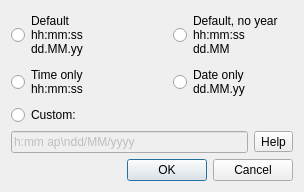
<?xml version="1.0" encoding="UTF-8"?>
<ui version="4.0">
 <class>AxisTickFormatDialog</class>
 <widget class="QDialog" name="AxisTickFormatDialog">
  <property name="geometry">
   <rect>
    <x>0</x>
    <y>0</y>
    <width>304</width>
    <height>190</height>
   </rect>
  </property>
  <property name="windowTitle">
   <string>X Axis Tick Format</string>
  </property>
  <layout class="QGridLayout" name="gridLayout">
   <item row="0" column="0">
    <layout class="QGridLayout" name="gridLayout_2">
     <item row="5" column="3">
      <widget class="QToolButton" name="pbHelp">
       <property name="text">
        <string>Help</string>
       </property>
      </widget>
     </item>
     <item row="0" column="2" colspan="2">
      <widget class="QRadioButton" name="rbDefaultNoYear">
       <property name="text">
        <string>Default, no year
hh:mm:ss
dd.MM</string>
       </property>
      </widget>
     </item>
     <item row="2" column="2" colspan="2">
      <widget class="QRadioButton" name="rbDate">
       <property name="text">
        <string>Date only
dd.MM.yy</string>
       </property>
      </widget>
     </item>
     <item row="0" column="0" colspan="2">
      <widget class="QRadioButton" name="rbDefault">
       <property name="text">
        <string>Default
hh:mm:ss
dd.MM.yy</string>
       </property>
      </widget>
     </item>
     <item row="2" column="0" colspan="2">
      <widget class="QRadioButton" name="rbTime">
       <property name="text">
        <string>Time only
hh:mm:ss</string>
       </property>
      </widget>
     </item>
     <item row="5" column="0" colspan="3">
      <widget class="QLineEdit" name="leCustomFormat">
       <property name="enabled">
        <bool>false</bool>
       </property>
       <property name="text">
        <string>h:mm ap\ndd/MM/yyyy</string>
       </property>
      </widget>
     </item>
     <item row="4" column="0" colspan="4">
      <widget class="QRadioButton" name="rbCustom">
       <property name="text">
        <string>Custom:</string>
       </property>
      </widget>
     </item>
    </layout>
   </item>
   <item row="1" column="0">
    <widget class="QDialogButtonBox" name="buttonBox">
     <property name="orientation">
      <enum>Qt::Horizontal</enum>
     </property>
     <property name="standardButtons">
      <set>QDialogButtonBox::Cancel|QDialogButtonBox::Ok</set>
     </property>
    </widget>
   </item>
  </layout>
 </widget>
 <tabstops>
  <tabstop>rbDefault</tabstop>
  <tabstop>rbDefaultNoYear</tabstop>
  <tabstop>rbTime</tabstop>
  <tabstop>rbDate</tabstop>
  <tabstop>rbCustom</tabstop>
  <tabstop>leCustomFormat</tabstop>
  <tabstop>pbHelp</tabstop>
 </tabstops>
 <resources/>
 <connections>
  <connection>
   <sender>buttonBox</sender>
   <signal>accepted()</signal>
   <receiver>AxisTickFormatDialog</receiver>
   <slot>accept()</slot>
   <hints>
    <hint type="sourcelabel">
     <x>248</x>
     <y>254</y>
    </hint>
    <hint type="destinationlabel">
     <x>157</x>
     <y>274</y>
    </hint>
   </hints>
  </connection>
  <connection>
   <sender>buttonBox</sender>
   <signal>rejected()</signal>
   <receiver>AxisTickFormatDialog</receiver>
   <slot>reject()</slot>
   <hints>
    <hint type="sourcelabel">
     <x>316</x>
     <y>260</y>
    </hint>
    <hint type="destinationlabel">
     <x>286</x>
     <y>274</y>
    </hint>
   </hints>
  </connection>
  <connection>
   <sender>rbCustom</sender>
   <signal>toggled(bool)</signal>
   <receiver>leCustomFormat</receiver>
   <slot>setEnabled(bool)</slot>
   <hints>
    <hint type="sourcelabel">
     <x>151</x>
     <y>113</y>
    </hint>
    <hint type="destinationlabel">
     <x>130</x>
     <y>140</y>
    </hint>
   </hints>
  </connection>
 </connections>
</ui>
